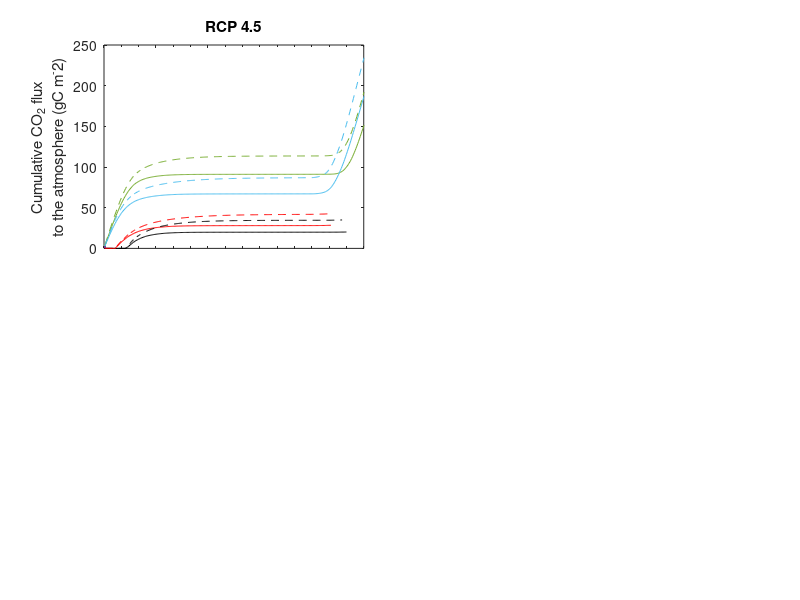

MATLAB code for this plot: (Note: this script raises an error after producing the figure.)
%% Subplot 1 
%Default Snowdown SR RCP 4.5
close all
clearvars
load("SR_45.mat")

SRi_J_2046sum = SRi_2046sum;
SRi_J_2096sum = SRi_2096sum;

figure('Position', [100, 100, 650, 450]);
subplot(2,2,1)

% this script finds the date when accumulation stops and stops the plotting
% there
ix=find(diff(SRi_J_2046sum)==0); % find rows where the difference between consectiuve vals =0
ix2=find(ix > 200); % cuts off rows pertaining to start of snow season
ix3=min(ix(ix2)); % this finds the rows pertaining to end of season (i.e. >200) and then gets the minimum row (ie earliest snow off)
p1 = plot([1:ix3], (SRi_J_2046sum(1:ix3,1)), 'black', LineWidth=2);
hold on
ix=find(diff(SRi_J_2096sum)==0); % find rows where the difference between consectiuve vals =0
ix2=find(ix > 200); % cuts off rows pertaining to start of snow season
ix3=min(ix(ix2)); % this finds the rows pertaining to end of season (i.e. >200) and then gets the minimum row (ie earliest snow off)
p2 = plot([1:ix3], (SRi_J_2096sum(1:ix3,1)), 'red', LineWidth=2);

%further plot options
set(gca, 'xtick' ,[0:20:304]);
hold on
xlim([0 300])

% Sturm snowdown SR RCP 4.5
load("SR_Sturm_45.mat")

SRi_S_2046sum = SRi_2046sum;
SRi_S_2096sum = SRi_2096sum;

hold on
ix=find(diff(SRi_S_2046sum)==0); % find rows where the difference between consectiuve vals =0
ix2=find(ix > 200); % cuts off rows pertaining to start of snow season
ix3=min(ix(ix2)); % this finds the rows pertaining to end of season (i.e. >200) and then gets the minimum row (ie earliest snow off)
p3 = plot([1:ix3], (SRi_S_2046sum(1:ix3,1)), 'k--', LineWidth=2);
hold on
ix=find(diff(SRi_S_2096sum)==0); % find rows where the difference between consectiuve vals =0
ix2=find(ix > 200); % cuts off rows pertaining to start of snow season
ix3=min(ix(ix2)); % this finds the rows pertaining to end of season (i.e. >200) and then gets the minimum row (ie earliest snow off)
p4 = plot([1:ix3], (SRi_S_2096sum(1:ix3,1)), 'r--', LineWidth=2);
hold on
xlim([0 300])
ylim([0 60])
ylabeltext = ({"Cumulative CO_2 flux", "to the atmosphere (gC m^-2)"});
ylabel(ylabeltext)
% ylabel('Cumulative Soil Respiration (gC/m^2/day)')
% xlabel('Days since 1^{st} Sep')
title('RCP 4.5')
% legend([p1 p2 p3 p4], {'CORDEX-Jordan 2016-2046', 'CORDEX-Jordan 2066-2096', 'CORDEX-Sturm 2016-2046', 'CORDEX-Sturm 2066-2096'}, "Location", "northwest", 'FontSize', 7);

clearvars -except p1 p2 p3 p4
load("SR_IR_45.mat")
p5 = plot(SRi_2046sum, 'Color', [0.4660    0.6740    0.1880]);
p6 = plot(SRi_2096sum, 'Color', [0.3010    0.7450    0.9330]);
ylim([0 250])

clearvars -except p1 p2 p3 p4 p5 p6
load("SR_IR_Sturm_45.mat")
p7 = plot(SRi_2046sum, 'Color', [0.4660    0.6740    0.1880], 'LineStyle', '--');
p8 = plot(SRi_2096sum, 'Color', [0.3010    0.7450    0.9330], 'LineStyle', '--');
xticklabels([])
legend([p1 p2 p3 p4 p5 p6 p7 p8], {'Snow-down CORDEX-Jordan 2016-2046', 'Snow-down CORDEX-Jordan 2066-2096', 'Snow-down CORDEX-Sturm 2016-2046', 'Snow-down CORDEX-Sturm 2066-2096', 'CORDEX-Jordan 2016-2046', 'CORDEX-Jordan 2066-2096', 'CORDEX-Sturm 2016-2046', 'CORDEX-Sturm 2066-2096'}, "Location", "northwest", 'FontSize', 7);

%% Subplot 2
% Default Snowdown SR RCP 8.5
clearvars
load("SR_85.mat")

SRi_J_2046sum = SRi_2046sum;
SRi_J_2096sum = SRi_2096sum;

subplot(2,2,2)

% this script finds the date when accumulation stops and stops the plotting
% there
ix=find(diff(SRi_J_2046sum)==0); % find rows where the difference between consectiuve vals =0
ix2=find(ix > 200); % cuts off rows pertaining to start of snow season
ix3=min(ix(ix2)); % this finds the rows pertaining to end of season (i.e. >200) and then gets the minimum row (ie earliest snow off)
p1 = plot([1:ix3], (SRi_J_2046sum(1:ix3,1)), 'black', LineWidth=2);
hold on
ix=find(diff(SRi_J_2096sum)==0); % find rows where the difference between consectiuve vals =0
ix2=find(ix > 200); % cuts off rows pertaining to start of snow season
ix3=min(ix(ix2)); % this finds the rows pertaining to end of season (i.e. >200) and then gets the minimum row (ie earliest snow off)
p2 = plot([1:ix3], (SRi_J_2096sum(1:ix3,1)), 'red', LineWidth=2);

%further plot options
set(gca, 'xtick' ,[0:20:304]);
hold on
xlim([0 300])

load("SR_Sturm_85.mat")

SRi_S_2046sum = SRi_2046sum;
SRi_S_2096sum = SRi_2096sum;

hold on
ix=find(diff(SRi_S_2046sum)==0); % find rows where the difference between consectiuve vals =0
ix2=find(ix > 200); % cuts off rows pertaining to start of snow season
ix3=min(ix(ix2)); % this finds the rows pertaining to end of season (i.e. >200) and then gets the minimum row (ie earliest snow off)
p3 = plot([1:ix3], (SRi_S_2046sum(1:ix3,1)), 'k--', LineWidth=2);
hold on
ix=find(diff(SRi_S_2096sum)==0); % find rows where the difference between consectiuve vals =0
ix2=find(ix > 200); % cuts off rows pertaining to start of snow season
ix3=min(ix(ix2)); % this finds the rows pertaining to end of season (i.e. >200) and then gets the minimum row (ie earliest snow off)
p4 = plot([1:ix3], (SRi_S_2096sum(1:ix3,1)), 'r--', LineWidth=2);
set(gca, 'xtick' ,[0:20:304]);
hold on
xlim([0 300])
ylim([0 60])
title('RCP 8.5')

clearvars
load("SR_IR_85.mat")
p5 = plot(SRi_2046sum, 'Color', [0.4660    0.6740    0.1880]);
p6 = plot(SRi_2096sum, 'Color', [0.3010    0.7450    0.9330]);
ylim([0 250])

clearvars
load("SR_IR_Sturm_85.mat")
p7 = plot(SRi_2046sum, 'Color', [0.4660    0.6740    0.1880], 'LineStyle', '--');
p8 = plot(SRi_2096sum, 'Color', [0.3010    0.7450    0.9330], 'LineStyle', '--');
xticklabels([])

%% Subplot 3
% Default Snowdown FCH4 RCP 4.5
clearvars
load("FCH4_45.mat")
FCH4i_J_2046sum = FCH4i_2046sum;
FCH4i_J_2096sum = FCH4i_2096sum;

load("FCH4_45.mat")
subplot(2,2,3)
ix=find(diff(FCH4i_J_2046sum)==0); % find rows where the difference between consectiuve vals =0
ix2=find(ix > 200); % cuts off rows pertaining to start of snow season
ix3=min(ix(ix2)); % this finds the rows pertaining to end of season (i.e. >200) and then gets the minimum row (ie earliest snow off)
p3 = plot([1:ix3], (FCH4i_J_2046sum(1:ix3,1)), 'k-', LineWidth=2);
hold on
ix=find(diff(FCH4i_J_2096sum)==0); % find rows where the difference between consectiuve vals =0
ix2=find(ix > 200); % cuts off rows pertaining to start of snow season
ix3=min(ix(ix2)); % this finds the rows pertaining to end of season (i.e. >200) and then gets the minimum row (ie earliest snow off)
p4 = plot([1:ix3], (FCH4i_J_2096sum(1:ix3,1)), 'r-', LineWidth=2);
set(gca, 'xtick' ,[0:20:304]);
hold on
xlim([0 300])

% Sturm Snowdown FCH4 RCP 4.5
load("FCH4_Sturm_45.mat")

FCH4i_S_2046sum = FCH4i_2046sum;
FCH4i_S_2096sum = FCH4i_2096sum;

hold on
ix=find(diff(FCH4i_S_2046sum)==0); % find rows where the difference between consectiuve vals =0
ix2=find(ix > 200); % cuts off rows pertaining to start of snow season
ix3=min(ix(ix2)); % this finds the rows pertaining to end of season (i.e. >200) and then gets the minimum row (ie earliest snow off)
p3 = plot([1:ix3], (FCH4i_S_2046sum(1:ix3,1)), 'k--', LineWidth=2);
hold on
ix=find(diff(FCH4i_S_2096sum)==0); % find rows where the difference between consectiuve vals =0
ix2=find(ix > 200); % cuts off rows pertaining to start of snow season
ix3=min(ix(ix2)); % this finds the rows pertaining to end of season (i.e. >200) and then gets the minimum row (ie earliest snow off)
p4 = plot([1:ix3], (FCH4i_S_2096sum(1:ix3,1)), 'r--', LineWidth=2);
set(gca, 'xtick' ,[0:20:304]);
hold on
xlim([0 300])
ylim([0 1.5])
ylabeltext = ({"Cumulative CH_4 flux", "to the atmosphere (gC m^-2)"});
ylabel(ylabeltext)
% ylabel('Cumulative Soil Respiration (gC/m^2/day)')
xlabel('Days since 1^{st} Sep')

clearvars
load("FCH4_IR_45.mat")
p5 = plot(FCH4i_2046sum, 'Color', [0.4660    0.6740    0.1880]);
p6 = plot(FCH4i_2096sum, 'Color', [0.3010    0.7450    0.9330]);

clearvars
load("FCH4_IR_STURM_45.mat")
p5 = plot(FCH4i_2046sum, 'Color', [0.4660    0.6740    0.1880], 'LineStyle', '--');
p6 = plot(FCH4i_2096sum, 'Color', [0.3010    0.7450    0.9330], 'LineStyle', '--');
ylim([0 15])

%% Subplot 4
% Default Snowdown FCH4 RCP 8.5
clearvars
load("FCH4_85.mat")

FCH4i_J_2046sum = FCH4i_2046sum;
FCH4i_J_2096sum = FCH4i_2096sum;

subplot(2,2,4)
ix=find(diff(FCH4i_J_2046sum)==0); % find rows where the difference between consectiuve vals =0
ix2=find(ix > 200); % cuts off rows pertaining to start of snow season
ix3=min(ix(ix2)); % this finds the rows pertaining to end of season (i.e. >200) and then gets the minimum row (ie earliest snow off)
p3 = plot([1:ix3], (FCH4i_J_2046sum(1:ix3,1)), 'k-', LineWidth=2);
hold on
ix=find(diff(FCH4i_J_2096sum)==0); % find rows where the difference between consectiuve vals =0
ix2=find(ix > 200); % cuts off rows pertaining to start of snow season
ix3=min(ix(ix2)); % this finds the rows pertaining to end of season (i.e. >200) and then gets the minimum row (ie earliest snow off)
p4 = plot([1:ix3], (FCH4i_J_2096sum(1:ix3,1)), 'r-', LineWidth=2);
set(gca, 'xtick' ,[0:20:304]);
hold on
xlim([0 300])

% Sturm Snowdown FCH4 RCP 8.5
load("FCH4_Sturm_85.mat")

FCH4i_S_2046sum = FCH4i_2046sum;
FCH4i_S_2096sum = FCH4i_2096sum;

hold on
ix=find(diff(FCH4i_S_2046sum)==0); % find rows where the difference between consectiuve vals =0
ix2=find(ix > 200); % cuts off rows pertaining to start of snow season
ix3=min(ix(ix2)); % this finds the rows pertaining to end of season (i.e. >200) and then gets the minimum row (ie earliest snow off)
p3 = plot([1:ix3], (FCH4i_S_2046sum(1:ix3,1)), 'k--', LineWidth=2);
hold on
ix=find(diff(FCH4i_S_2096sum)==0); % find rows where the difference between consectiuve vals =0
ix2=find(ix > 200); % cuts off rows pertaining to start of snow season
ix3=min(ix(ix2)); % this finds the rows pertaining to end of season (i.e. >200) and then gets the minimum row (ie earliest snow off)
p4 = plot([1:ix3], (FCH4i_S_2096sum(1:ix3,1)), 'r--', LineWidth=2);
set(gca, 'xtick' ,[0:20:304]);
hold on
xlim([0 300])
xlabel('Days since 1^{st} Sep')

clearvars
load("FCH4_IR_85.mat")
p5 = plot(FCH4i_2046sum, 'Color', [0.4660    0.6740    0.1880]);
p6 = plot(FCH4i_2096sum, 'Color', [0.3010    0.7450    0.9330]);

clearvars
load("FCH4_IR_STURM_85.mat")
p5 = plot(FCH4i_2046sum, 'Color', [0.4660    0.6740    0.1880], 'LineStyle', '--');
p6 = plot(FCH4i_2096sum, 'Color', [0.3010    0.7450    0.9330], 'LineStyle', '--');
ylim([0 15])
%% plot options
set(gcf, 'Position', [100 200 1000 850]);

annotation('textbox', [0.433448784376245 0.869630549190156 0.0329015544041451 0.0536062378167641], 'String', '(a)', 'EdgeColor', 'none', 'FontSize', 14, 'FontWeight', 'normal')
annotation('textbox', [0.874316859306496 0.869630549190156 0.0334196891191709 0.0536062378167641], 'String', '(b)', 'EdgeColor', 'none', 'FontSize', 14, 'FontWeight', 'normal')
annotation('textbox', [0.433448784376245 0.396297215856823 0.0329015544041451 0.053606237816764], 'String', '(c)', 'EdgeColor', 'none', 'FontSize', 14, 'FontWeight', 'normal')
annotation('textbox', [0.874316859306496 0.396297215856823 0.0334196891191711 0.0536062378167641], 'String', '(d)', 'EdgeColor', 'none', 'FontSize', 14, 'FontWeight', 'normal')

exportgraphics(gcf, "Appendix_D.pdf", "Resolution",300)